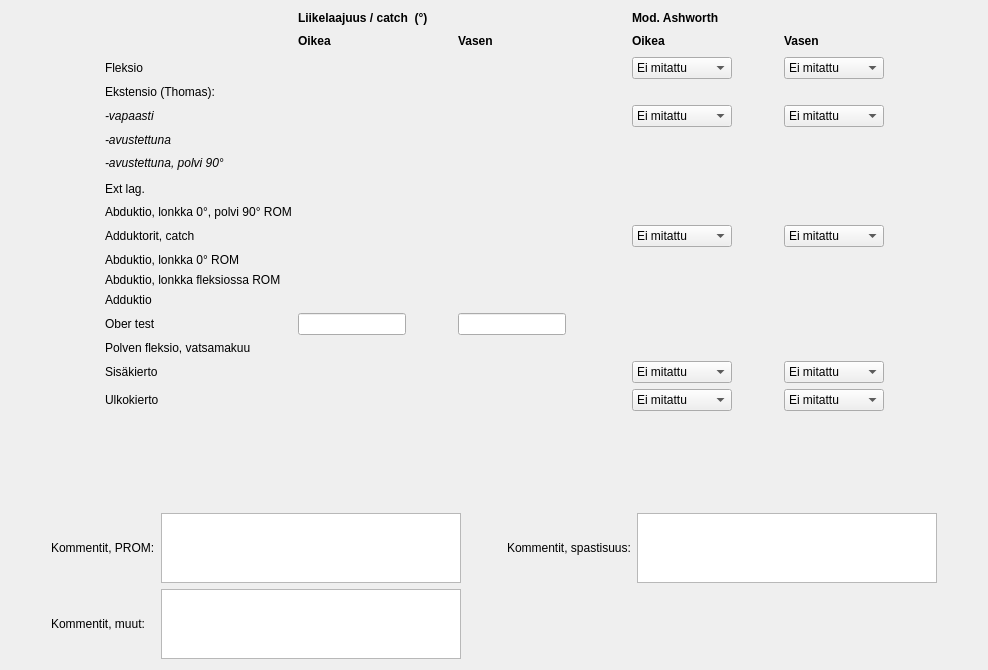
      <widget class="QWidget" name="tabLonkka">
       <attribute name="title">
        <string>Lonkka</string>
       </attribute>
       <layout class="QVBoxLayout" name="verticalLayout_4">
        <item>
         <layout class="QGridLayout" name="gridLayout">
          <item row="5" column="2">
           <widget class="CheckDegSpinBox" name="csbLonkkaEkstensioVapOik" native="true"/>
          </item>
          <item row="14" column="1">
           <widget class="QLabel" name="label_29">
            <property name="font">
             <font>
              <italic>false</italic>
             </font>
            </property>
            <property name="text">
             <string>Abduktio, lonkka fleksiossa ROM</string>
            </property>
           </widget>
          </item>
          <item row="9" column="9">
           <spacer name="horizontalSpacer_7">
            <property name="orientation">
             <enum>Qt::Horizontal</enum>
            </property>
            <property name="sizeHint" stdset="0">
             <size>
              <width>40</width>
              <height>20</height>
             </size>
            </property>
           </spacer>
          </item>
          <item row="9" column="1">
           <widget class="QLabel" name="label_22">
            <property name="text">
             <string>Ext lag.</string>
            </property>
           </widget>
          </item>
          <item row="8" column="2">
           <widget class="CheckDegSpinBox" name="csbLonkkaEkstensioPolvi90Oik" native="true"/>
          </item>
          <item row="16" column="1">
           <widget class="QLabel" name="label_17">
            <property name="text">
             <string>Ober test</string>
            </property>
           </widget>
          </item>
          <item row="6" column="4">
           <widget class="CheckDegSpinBox" name="csbLonkkaEkstensioAvVas" native="true"/>
          </item>
          <item row="1" column="6" colspan="3">
           <widget class="QLabel" name="label_88">
            <property name="font">
             <font>
              <weight>75</weight>
              <bold>true</bold>
             </font>
            </property>
            <property name="text">
             <string>Mod. Ashworth</string>
            </property>
            <property name="textFormat">
             <enum>Qt::AutoText</enum>
            </property>
           </widget>
          </item>
          <item row="2" column="2">
           <widget class="QLabel" name="label_75">
            <property name="font">
             <font>
              <weight>75</weight>
              <bold>true</bold>
             </font>
            </property>
            <property name="text">
             <string>Oikea</string>
            </property>
           </widget>
          </item>
          <item row="18" column="4">
           <widget class="CheckDegSpinBox" name="csbLonkkaSisakiertoVas" native="true"/>
          </item>
          <item row="19" column="1">
           <widget class="QLabel" name="label_55">
            <property name="text">
             <string>Ulkokierto</string>
            </property>
           </widget>
          </item>
          <item row="6" column="2">
           <widget class="CheckDegSpinBox" name="csbLonkkaEkstensioAvOik" native="true"/>
          </item>
          <item row="17" column="1">
           <widget class="QLabel" name="label_34">
            <property name="text">
             <string>Polven fleksio, vatsamakuu</string>
            </property>
           </widget>
          </item>
          <item row="18" column="1">
           <widget class="QLabel" name="label_18">
            <property name="text">
             <string>Sisäkierto</string>
            </property>
           </widget>
          </item>
          <item row="3" column="4">
           <widget class="CheckDegSpinBox" name="csbLonkkaFleksioVas" native="true"/>
          </item>
          <item row="10" column="2">
           <widget class="CheckDegSpinBox" name="csbLonkkaAbduktioLonkka0Polvi90Oik" native="true"/>
          </item>
          <item row="9" column="2">
           <widget class="CheckDegSpinBox" name="csbLonkkaExtLagOik" native="true"/>
          </item>
          <item row="15" column="1">
           <widget class="QLabel" name="label_16">
            <property name="text">
             <string>Adduktio</string>
            </property>
           </widget>
          </item>
          <item row="3" column="6">
           <widget class="QComboBox" name="cbLonkkaFleksioModAOik">
            <property name="sizePolicy">
             <sizepolicy hsizetype="Fixed" vsizetype="Fixed">
              <horstretch>0</horstretch>
              <verstretch>0</verstretch>
             </sizepolicy>
            </property>
            <property name="minimumSize">
             <size>
              <width>100</width>
              <height>0</height>
             </size>
            </property>
            <item>
             <property name="text">
              <string>Ei mitattu</string>
             </property>
            </item>
            <item>
             <property name="text">
              <string>0</string>
             </property>
            </item>
            <item>
             <property name="text">
              <string>1</string>
             </property>
            </item>
            <item>
             <property name="text">
              <string>1+</string>
             </property>
            </item>
            <item>
             <property name="text">
              <string>2</string>
             </property>
            </item>
            <item>
             <property name="text">
              <string>3</string>
             </property>
            </item>
            <item>
             <property name="text">
              <string>4</string>
             </property>
            </item>
           </widget>
          </item>
          <item row="18" column="6">
           <widget class="QComboBox" name="cbLonkkaSisakiertoModAOik">
            <property name="sizePolicy">
             <sizepolicy hsizetype="Fixed" vsizetype="Fixed">
              <horstretch>0</horstretch>
              <verstretch>0</verstretch>
             </sizepolicy>
            </property>
            <property name="minimumSize">
             <size>
              <width>100</width>
              <height>0</height>
             </size>
            </property>
            <item>
             <property name="text">
              <string>Ei mitattu</string>
             </property>
            </item>
            <item>
             <property name="text">
              <string>0</string>
             </property>
            </item>
            <item>
             <property name="text">
              <string>1</string>
             </property>
            </item>
            <item>
             <property name="text">
              <string>1+</string>
             </property>
            </item>
            <item>
             <property name="text">
              <string>2</string>
             </property>
            </item>
            <item>
             <property name="text">
              <string>3</string>
             </property>
            </item>
            <item>
             <property name="text">
              <string>4</string>
             </property>
            </item>
           </widget>
          </item>
          <item row="15" column="4">
           <widget class="CheckDegSpinBox" name="csbLonkkaAdduktioVas" native="true"/>
          </item>
          <item row="3" column="8">
           <widget class="QComboBox" name="cbLonkkaFleksioModAVas">
            <property name="sizePolicy">
             <sizepolicy hsizetype="Fixed" vsizetype="Fixed">
              <horstretch>0</horstretch>
              <verstretch>0</verstretch>
             </sizepolicy>
            </property>
            <property name="minimumSize">
             <size>
              <width>100</width>
              <height>0</height>
             </size>
            </property>
            <item>
             <property name="text">
              <string>Ei mitattu</string>
             </property>
            </item>
            <item>
             <property name="text">
              <string>0</string>
             </property>
            </item>
            <item>
             <property name="text">
              <string>1</string>
             </property>
            </item>
            <item>
             <property name="text">
              <string>1+</string>
             </property>
            </item>
            <item>
             <property name="text">
              <string>2</string>
             </property>
            </item>
            <item>
             <property name="text">
              <string>3</string>
             </property>
            </item>
            <item>
             <property name="text">
              <string>4</string>
             </property>
            </item>
           </widget>
          </item>
          <item row="5" column="6">
           <widget class="QComboBox" name="cbLonkkaEkstensioModAOik">
            <property name="sizePolicy">
             <sizepolicy hsizetype="Fixed" vsizetype="Fixed">
              <horstretch>0</horstretch>
              <verstretch>0</verstretch>
             </sizepolicy>
            </property>
            <property name="minimumSize">
             <size>
              <width>100</width>
              <height>0</height>
             </size>
            </property>
            <item>
             <property name="text">
              <string>Ei mitattu</string>
             </property>
            </item>
            <item>
             <property name="text">
              <string>0</string>
             </property>
            </item>
            <item>
             <property name="text">
              <string>1</string>
             </property>
            </item>
            <item>
             <property name="text">
              <string>1+</string>
             </property>
            </item>
            <item>
             <property name="text">
              <string>2</string>
             </property>
            </item>
            <item>
             <property name="text">
              <string>3</string>
             </property>
            </item>
            <item>
             <property name="text">
              <string>4</string>
             </property>
            </item>
           </widget>
          </item>
          <item row="10" column="1">
           <widget class="QLabel" name="label_15">
            <property name="font">
             <font>
              <italic>false</italic>
             </font>
            </property>
            <property name="text">
             <string>Abduktio, lonkka 0°, polvi 90° ROM</string>
            </property>
           </widget>
          </item>
          <item row="11" column="6">
           <widget class="QComboBox" name="cbLonkkaAdduktoritModAOik">
            <property name="sizePolicy">
             <sizepolicy hsizetype="Fixed" vsizetype="Fixed">
              <horstretch>0</horstretch>
              <verstretch>0</verstretch>
             </sizepolicy>
            </property>
            <property name="minimumSize">
             <size>
              <width>100</width>
              <height>0</height>
             </size>
            </property>
            <item>
             <property name="text">
              <string>Ei mitattu</string>
             </property>
            </item>
            <item>
             <property name="text">
              <string>0</string>
             </property>
            </item>
            <item>
             <property name="text">
              <string>1</string>
             </property>
            </item>
            <item>
             <property name="text">
              <string>1+</string>
             </property>
            </item>
            <item>
             <property name="text">
              <string>2</string>
             </property>
            </item>
            <item>
             <property name="text">
              <string>3</string>
             </property>
            </item>
            <item>
             <property name="text">
              <string>4</string>
             </property>
            </item>
           </widget>
          </item>
          <item row="15" column="2">
           <widget class="CheckDegSpinBox" name="csbLonkkaAdduktioOik" native="true"/>
          </item>
          <item row="12" column="4">
           <widget class="CheckDegSpinBox" name="csbLonkkaAbduktioLonkka0Vas" native="true"/>
          </item>
          <item row="12" column="2">
           <widget class="CheckDegSpinBox" name="csbLonkkaAbduktioLonkka0Oik" native="true"/>
          </item>
          <item row="8" column="1">
           <widget class="QLabel" name="label_11">
            <property name="font">
             <font>
              <italic>true</italic>
             </font>
            </property>
            <property name="text">
             <string>-avustettuna, polvi 90°</string>
            </property>
           </widget>
          </item>
          <item row="14" column="4">
           <widget class="CheckDegSpinBox" name="csbLonkkaAbduktioLonkkaFleksVas" native="true"/>
          </item>
          <item row="14" column="2">
           <widget class="CheckDegSpinBox" name="csbLonkkaAbduktioLonkkaFleksOik" native="true"/>
          </item>
          <item row="3" column="1">
           <widget class="QLabel" name="label_7">
            <property name="text">
             <string>Fleksio</string>
            </property>
           </widget>
          </item>
          <item row="6" column="1">
           <widget class="QLabel" name="label_10">
            <property name="font">
             <font>
              <italic>true</italic>
             </font>
            </property>
            <property name="text">
             <string>-avustettuna</string>
            </property>
           </widget>
          </item>
          <item row="5" column="4">
           <widget class="CheckDegSpinBox" name="csbLonkkaEkstensioVapVas" native="true"/>
          </item>
          <item row="3" column="2">
           <widget class="CheckDegSpinBox" name="csbLonkkaFleksioOik" native="true"/>
          </item>
          <item row="8" column="4">
           <widget class="CheckDegSpinBox" name="csbLonkkaEkstensioPolvi90Vas" native="true"/>
          </item>
          <item row="2" column="8">
           <widget class="QLabel" name="label_90">
            <property name="font">
             <font>
              <weight>75</weight>
              <bold>true</bold>
             </font>
            </property>
            <property name="text">
             <string>Vasen</string>
            </property>
           </widget>
          </item>
          <item row="8" column="0">
           <spacer name="horizontalSpacer_3">
            <property name="orientation">
             <enum>Qt::Horizontal</enum>
            </property>
            <property name="sizeHint" stdset="0">
             <size>
              <width>40</width>
              <height>20</height>
             </size>
            </property>
           </spacer>
          </item>
          <item row="2" column="4">
           <widget class="QLabel" name="label_76">
            <property name="font">
             <font>
              <weight>75</weight>
              <bold>true</bold>
             </font>
            </property>
            <property name="text">
             <string>Vasen</string>
            </property>
           </widget>
          </item>
          <item row="18" column="2">
           <widget class="CheckDegSpinBox" name="csbLonkkaSisakiertoOik" native="true"/>
          </item>
          <item row="1" column="2" colspan="3">
           <widget class="QLabel" name="label_77">
            <property name="font">
             <font>
              <weight>75</weight>
              <bold>true</bold>
             </font>
            </property>
            <property name="text">
             <string>Liikelaajuus / catch  (°)</string>
            </property>
            <property name="textFormat">
             <enum>Qt::AutoText</enum>
            </property>
           </widget>
          </item>
          <item row="5" column="1">
           <widget class="QLabel" name="label_9">
            <property name="font">
             <font>
              <italic>true</italic>
             </font>
            </property>
            <property name="text">
             <string>-vapaasti</string>
            </property>
           </widget>
          </item>
          <item row="12" column="1">
           <widget class="QLabel" name="label_14">
            <property name="font">
             <font>
              <italic>false</italic>
             </font>
            </property>
            <property name="text">
             <string>Abduktio, lonkka 0° ROM</string>
            </property>
           </widget>
          </item>
          <item row="19" column="4">
           <widget class="CheckDegSpinBox" name="csbLonkkaUlkokiertoVas" native="true"/>
          </item>
          <item row="10" column="4">
           <widget class="CheckDegSpinBox" name="csbLonkkaAbduktioLonkka0Polvi90Vas" native="true"/>
          </item>
          <item row="9" column="4">
           <widget class="CheckDegSpinBox" name="csbLonkkaExtLagVas" native="true"/>
          </item>
          <item row="11" column="4">
           <widget class="CheckDegSpinBox" name="csbLonkkaAdduktoritCatchVas" native="true">
            <property name="defaultText" stdset="0">
             <string>Ei</string>
            </property>
           </widget>
          </item>
          <item row="11" column="2">
           <widget class="CheckDegSpinBox" name="csbLonkkaAdduktoritCatchOik" native="true">
            <property name="defaultText" stdset="0">
             <string>Ei</string>
            </property>
           </widget>
          </item>
          <item row="19" column="2">
           <widget class="CheckDegSpinBox" name="csbLonkkaUlkokiertoOik" native="true"/>
          </item>
          <item row="5" column="8">
           <widget class="QComboBox" name="cbLonkkaEkstensioModAVas">
            <property name="sizePolicy">
             <sizepolicy hsizetype="Fixed" vsizetype="Fixed">
              <horstretch>0</horstretch>
              <verstretch>0</verstretch>
             </sizepolicy>
            </property>
            <property name="minimumSize">
             <size>
              <width>100</width>
              <height>0</height>
             </size>
            </property>
            <item>
             <property name="text">
              <string>Ei mitattu</string>
             </property>
            </item>
            <item>
             <property name="text">
              <string>0</string>
             </property>
            </item>
            <item>
             <property name="text">
              <string>1</string>
             </property>
            </item>
            <item>
             <property name="text">
              <string>1+</string>
             </property>
            </item>
            <item>
             <property name="text">
              <string>2</string>
             </property>
            </item>
            <item>
             <property name="text">
              <string>3</string>
             </property>
            </item>
            <item>
             <property name="text">
              <string>4</string>
             </property>
            </item>
           </widget>
          </item>
          <item row="19" column="6">
           <widget class="QComboBox" name="cbLonkkaUlkokiertoModAOik">
            <property name="sizePolicy">
             <sizepolicy hsizetype="Fixed" vsizetype="Fixed">
              <horstretch>0</horstretch>
              <verstretch>0</verstretch>
             </sizepolicy>
            </property>
            <property name="minimumSize">
             <size>
              <width>100</width>
              <height>0</height>
             </size>
            </property>
            <item>
             <property name="text">
              <string>Ei mitattu</string>
             </property>
            </item>
            <item>
             <property name="text">
              <string>0</string>
             </property>
            </item>
            <item>
             <property name="text">
              <string>1</string>
             </property>
            </item>
            <item>
             <property name="text">
              <string>1+</string>
             </property>
            </item>
            <item>
             <property name="text">
              <string>2</string>
             </property>
            </item>
            <item>
             <property name="text">
              <string>3</string>
             </property>
            </item>
            <item>
             <property name="text">
              <string>4</string>
             </property>
            </item>
           </widget>
          </item>
          <item row="19" column="8">
           <widget class="QComboBox" name="cbLonkkaUlkokiertoModAVas">
            <property name="sizePolicy">
             <sizepolicy hsizetype="Fixed" vsizetype="Fixed">
              <horstretch>0</horstretch>
              <verstretch>0</verstretch>
             </sizepolicy>
            </property>
            <property name="minimumSize">
             <size>
              <width>100</width>
              <height>0</height>
             </size>
            </property>
            <item>
             <property name="text">
              <string>Ei mitattu</string>
             </property>
            </item>
            <item>
             <property name="text">
              <string>0</string>
             </property>
            </item>
            <item>
             <property name="text">
              <string>1</string>
             </property>
            </item>
            <item>
             <property name="text">
              <string>1+</string>
             </property>
            </item>
            <item>
             <property name="text">
              <string>2</string>
             </property>
            </item>
            <item>
             <property name="text">
              <string>3</string>
             </property>
            </item>
            <item>
             <property name="text">
              <string>4</string>
             </property>
            </item>
           </widget>
          </item>
          <item row="11" column="8">
           <widget class="QComboBox" name="cbLonkkaAdduktoritModAVas">
            <property name="sizePolicy">
             <sizepolicy hsizetype="Fixed" vsizetype="Fixed">
              <horstretch>0</horstretch>
              <verstretch>0</verstretch>
             </sizepolicy>
            </property>
            <property name="minimumSize">
             <size>
              <width>100</width>
              <height>0</height>
             </size>
            </property>
            <item>
             <property name="text">
              <string>Ei mitattu</string>
             </property>
            </item>
            <item>
             <property name="text">
              <string>0</string>
             </property>
            </item>
            <item>
             <property name="text">
              <string>1</string>
             </property>
            </item>
            <item>
             <property name="text">
              <string>1+</string>
             </property>
            </item>
            <item>
             <property name="text">
              <string>2</string>
             </property>
            </item>
            <item>
             <property name="text">
              <string>3</string>
             </property>
            </item>
            <item>
             <property name="text">
              <string>4</string>
             </property>
            </item>
           </widget>
          </item>
          <item row="4" column="1">
           <widget class="QLabel" name="label_8">
            <property name="text">
             <string>Ekstensio (Thomas):</string>
            </property>
           </widget>
          </item>
          <item row="11" column="1">
           <widget class="QLabel" name="label_12">
            <property name="text">
             <string>Adduktorit, catch</string>
            </property>
           </widget>
          </item>
          <item row="2" column="6">
           <widget class="QLabel" name="label_89">
            <property name="font">
             <font>
              <weight>75</weight>
              <bold>true</bold>
             </font>
            </property>
            <property name="text">
             <string>Oikea</string>
            </property>
           </widget>
          </item>
          <item row="18" column="8">
           <widget class="QComboBox" name="cbLonkkaSisakiertoModAVas">
            <property name="sizePolicy">
             <sizepolicy hsizetype="Fixed" vsizetype="Fixed">
              <horstretch>0</horstretch>
              <verstretch>0</verstretch>
             </sizepolicy>
            </property>
            <property name="minimumSize">
             <size>
              <width>100</width>
              <height>0</height>
             </size>
            </property>
            <item>
             <property name="text">
              <string>Ei mitattu</string>
             </property>
            </item>
            <item>
             <property name="text">
              <string>0</string>
             </property>
            </item>
            <item>
             <property name="text">
              <string>1</string>
             </property>
            </item>
            <item>
             <property name="text">
              <string>1+</string>
             </property>
            </item>
            <item>
             <property name="text">
              <string>2</string>
             </property>
            </item>
            <item>
             <property name="text">
              <string>3</string>
             </property>
            </item>
            <item>
             <property name="text">
              <string>4</string>
             </property>
            </item>
           </widget>
          </item>
          <item row="2" column="5">
           <spacer name="horizontalSpacer_16">
            <property name="orientation">
             <enum>Qt::Horizontal</enum>
            </property>
            <property name="sizeType">
             <enum>QSizePolicy::Fixed</enum>
            </property>
            <property name="sizeHint" stdset="0">
             <size>
              <width>60</width>
              <height>20</height>
             </size>
            </property>
           </spacer>
          </item>
          <item row="8" column="3">
           <spacer name="horizontalSpacer_17">
            <property name="orientation">
             <enum>Qt::Horizontal</enum>
            </property>
            <property name="sizeType">
             <enum>QSizePolicy::Fixed</enum>
            </property>
            <property name="sizeHint" stdset="0">
             <size>
              <width>40</width>
              <height>20</height>
             </size>
            </property>
           </spacer>
          </item>
          <item row="5" column="7">
           <spacer name="horizontalSpacer_18">
            <property name="orientation">
             <enum>Qt::Horizontal</enum>
            </property>
            <property name="sizeType">
             <enum>QSizePolicy::Fixed</enum>
            </property>
            <property name="sizeHint" stdset="0">
             <size>
              <width>40</width>
              <height>20</height>
             </size>
            </property>
           </spacer>
          </item>
          <item row="16" column="2">
           <widget class="QLineEdit" name="lnLonkkaOberOik"/>
          </item>
          <item row="16" column="4">
           <widget class="QLineEdit" name="lnLonkkaOberVas"/>
          </item>
         </layout>
        </item>
        <item>
         <spacer name="verticalSpacer_2">
          <property name="orientation">
           <enum>Qt::Vertical</enum>
          </property>
          <property name="sizeHint" stdset="0">
           <size>
            <width>20</width>
            <height>76</height>
           </size>
          </property>
         </spacer>
        </item>
        <item>
         <layout class="QGridLayout" name="gridLayout_4">
          <item row="0" column="11">
           <spacer name="horizontalSpacer_5">
            <property name="orientation">
             <enum>Qt::Horizontal</enum>
            </property>
            <property name="sizeHint" stdset="0">
             <size>
              <width>40</width>
              <height>20</height>
             </size>
            </property>
           </spacer>
          </item>
          <item row="0" column="0">
           <spacer name="horizontalSpacer_4">
            <property name="orientation">
             <enum>Qt::Horizontal</enum>
            </property>
            <property name="sizeHint" stdset="0">
             <size>
              <width>40</width>
              <height>20</height>
             </size>
            </property>
           </spacer>
          </item>
          <item row="1" column="7">
           <widget class="QTextEdit" name="cmtLonkkaSpast">
            <property name="sizePolicy">
             <sizepolicy hsizetype="Fixed" vsizetype="Fixed">
              <horstretch>0</horstretch>
              <verstretch>0</verstretch>
             </sizepolicy>
            </property>
            <property name="minimumSize">
             <size>
              <width>300</width>
              <height>70</height>
             </size>
            </property>
            <property name="maximumSize">
             <size>
              <width>400</width>
              <height>70</height>
             </size>
            </property>
           </widget>
          </item>
          <item row="1" column="5">
           <widget class="QLabel" name="label_35">
            <property name="text">
             <string>Kommentit, spastisuus:</string>
            </property>
           </widget>
          </item>
          <item row="1" column="1">
           <widget class="QLabel" name="label_32">
            <property name="text">
             <string>Kommentit, PROM:</string>
            </property>
           </widget>
          </item>
          <item row="1" column="3">
           <widget class="QTextEdit" name="cmtLonkkaPROM">
            <property name="sizePolicy">
             <sizepolicy hsizetype="Expanding" vsizetype="Fixed">
              <horstretch>0</horstretch>
              <verstretch>0</verstretch>
             </sizepolicy>
            </property>
            <property name="minimumSize">
             <size>
              <width>300</width>
              <height>70</height>
             </size>
            </property>
            <property name="maximumSize">
             <size>
              <width>400</width>
              <height>70</height>
             </size>
            </property>
           </widget>
          </item>
          <item row="1" column="4">
           <spacer name="horizontalSpacer_6">
            <property name="orientation">
             <enum>Qt::Horizontal</enum>
            </property>
            <property name="sizeType">
             <enum>QSizePolicy::Fixed</enum>
            </property>
            <property name="sizeHint" stdset="0">
             <size>
              <width>40</width>
              <height>20</height>
             </size>
            </property>
           </spacer>
          </item>
          <item row="3" column="1">
           <widget class="QLabel" name="label_30">
            <property name="text">
             <string>Kommentit, muut:</string>
            </property>
           </widget>
          </item>
          <item row="3" column="3">
           <widget class="QTextEdit" name="cmtLonkkaMuut">
            <property name="sizePolicy">
             <sizepolicy hsizetype="Fixed" vsizetype="Fixed">
              <horstretch>0</horstretch>
              <verstretch>0</verstretch>
             </sizepolicy>
            </property>
            <property name="minimumSize">
             <size>
              <width>300</width>
              <height>70</height>
             </size>
            </property>
            <property name="maximumSize">
             <size>
              <width>400</width>
              <height>70</height>
             </size>
            </property>
           </widget>
          </item>
         </layout>
        </item>
       </layout>
       <zorder>verticalSpacer_2</zorder>
       <zorder></zorder>
      </widget>
